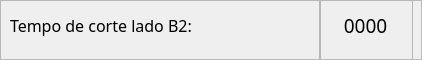
                         <widget class="QFrame" name="frame_85">
                          <property name="maximumSize">
                           <size>
                            <width>16777215</width>
                            <height>60</height>
                           </size>
                          </property>
                          <property name="frameShape">
                           <enum>QFrame::StyledPanel</enum>
                          </property>
                          <property name="frameShadow">
                           <enum>QFrame::Raised</enum>
                          </property>
                          <widget class="QFrame" name="frame_107">
                           <property name="geometry">
                            <rect>
                             <x>320</x>
                             <y>0</y>
                             <width>93</width>
                             <height>85</height>
                            </rect>
                           </property>
                           <property name="minimumSize">
                            <size>
                             <width>80</width>
                             <height>0</height>
                            </size>
                           </property>
                           <property name="frameShape">
                            <enum>QFrame::StyledPanel</enum>
                           </property>
                           <property name="frameShadow">
                            <enum>QFrame::Raised</enum>
                           </property>
                           <widget class="QLabel" name="lbl_tempo_corte_b2">
                            <property name="geometry">
                             <rect>
                              <x>0</x>
                              <y>0</y>
                              <width>91</width>
                              <height>51</height>
                             </rect>
                            </property>
                            <property name="font">
                             <font>
                              <family>Equinox Bold</family>
                              <pointsize>14</pointsize>
                             </font>
                            </property>
                            <property name="text">
                             <string>0000</string>
                            </property>
                            <property name="alignment">
                             <set>Qt::AlignCenter</set>
                            </property>
                           </widget>
                          </widget>
                          <widget class="QFrame" name="frame_108">
                           <property name="geometry">
                            <rect>
                             <x>0</x>
                             <y>0</y>
                             <width>320</width>
                             <height>85</height>
                            </rect>
                           </property>
                           <property name="sizePolicy">
                            <sizepolicy hsizetype="Preferred" vsizetype="Preferred">
                             <horstretch>0</horstretch>
                             <verstretch>0</verstretch>
                            </sizepolicy>
                           </property>
                           <property name="minimumSize">
                            <size>
                             <width>320</width>
                             <height>0</height>
                            </size>
                           </property>
                           <property name="frameShape">
                            <enum>QFrame::StyledPanel</enum>
                           </property>
                           <property name="frameShadow">
                            <enum>QFrame::Raised</enum>
                           </property>
                           <widget class="QLabel" name="label_41">
                            <property name="geometry">
                             <rect>
                              <x>10</x>
                              <y>0</y>
                              <width>311</width>
                              <height>51</height>
                             </rect>
                            </property>
                            <property name="sizePolicy">
                             <sizepolicy hsizetype="Preferred" vsizetype="Preferred">
                              <horstretch>0</horstretch>
                              <verstretch>0</verstretch>
                             </sizepolicy>
                            </property>
                            <property name="font">
                             <font>
                              <family>Equinox Bold</family>
                              <pointsize>12</pointsize>
                             </font>
                            </property>
                            <property name="text">
                             <string>Tempo de corte lado B2:</string>
                            </property>
                           </widget>
                          </widget>
                         </widget>
